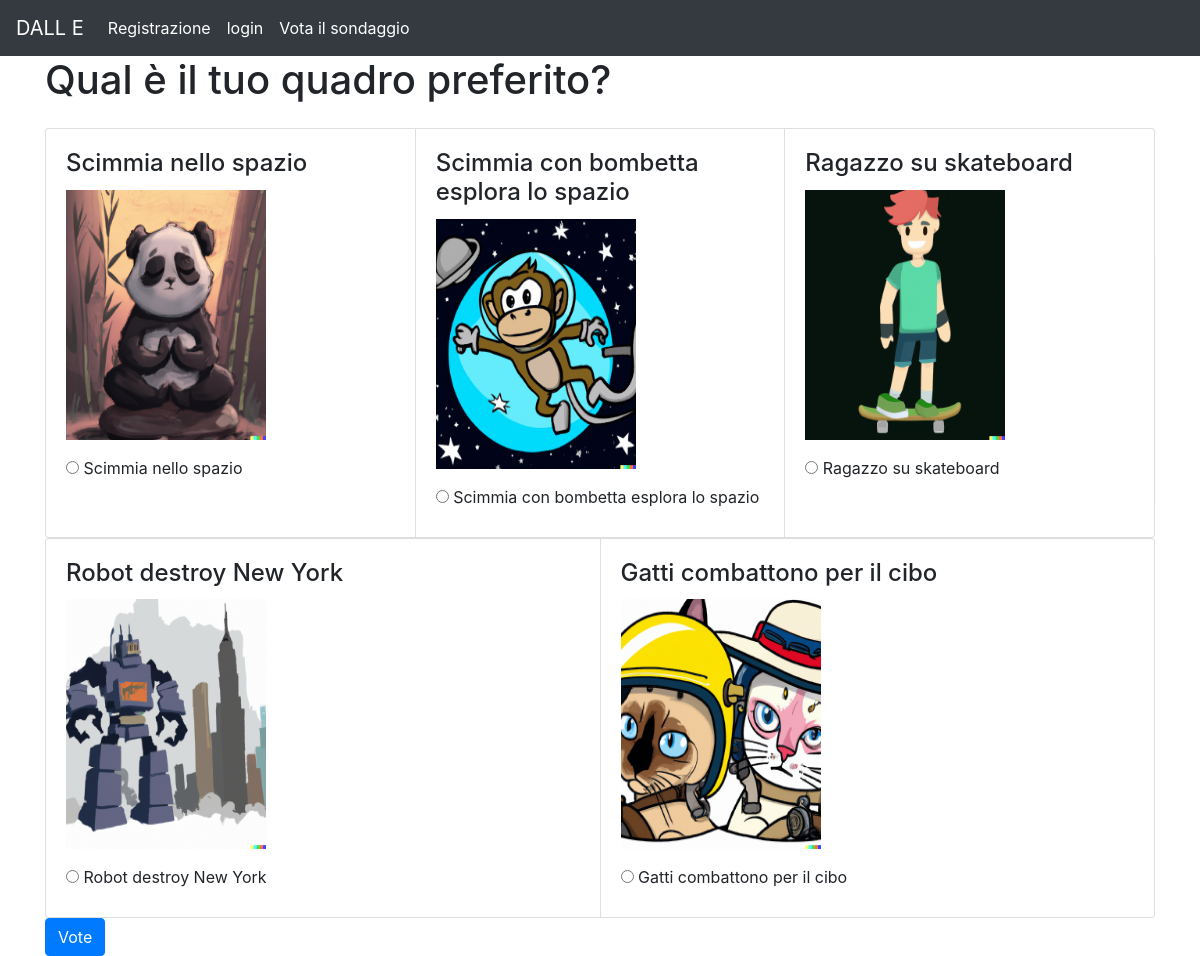
Screenshot of /3/ with the database file from the repository.
### prova/models.py (models this page shows, shortened)
class Question(models.Model):
    question_text = models.CharField(max_length=200)
    pub_date = models.DateTimeField('date published')

class Choice(models.Model):
    question = models.ForeignKey(Question, on_delete=models.CASCADE)
    choice_text = models.CharField(max_length=200)
    votes = models.IntegerField(default=0)
    header_image = models.ImageField(null=True, blank=True, upload_to="images/") #in questo modo posso avere quadri senza immagine senza avere problemi
    def __str__(self):  #questo mi serve perchè così se uso question.objects.all() mi fa uscire la domanda
        return self.choice_text

### prova/views.py (the view)
# urls.py: path('<int:question_id>/', views.detail, name='detail'),
def detail(request, question_id):
    question = get_object_or_404(Question, pk=question_id)
    return render(request, 'detail.html', {'question': question})

### prova/templates/detail.html (shortened to what this page needs)
{%  extends 'base.html' %}
{% block content %}
<form action="{% url 'vote' question.id %}" method="post" enctype="multipart/form-data" >
<fieldset>
    <legend><h1>{{ question.question_text }}</h1></legend>
<div class="card-group">
    {% for choice in question.choice_set.all %}
  <div class="card">
    <div class="card-body">
      <h4 class="card-title">{{ choice }} </h4>
        {%  if choice.header_image %}
        <img src="{{ choice.header_image.url }}" width="200" height="250" style="max-width:100%;">
     {%  else %}
      <img src="..." class="card-img" alt="...">
        {% endif %}
         <span style="width:100%;"> <input type="radio" name="choice" id="choice{{ forloop.counter }}" value="{{ choice.id }}">
        <label for="choice{{ forloop.counter }}">{{ choice.choice_text }}</label>
         </span>
    </div>
  </div>
        {% if forloop.counter|divisibleby:3 %}
            </div>
            <div class="card-group">
        {% endif %}
    {% endfor %}
</div>
</fieldset>
<input type="submit" value="Vote" class="btn btn-primary">
</form>
{% endblock %}

### prova/templates/base.html (shortened to what this page needs)
<!doctype html>
<html lang="en">
  <head>
    <link rel="stylesheet" href="https://cdn.jsdelivr.net/npm/bootstrap@4.4.1/dist/css/bootstrap.min.css">
  </head>
  <body>
<nav class="navbar navbar-expand-lg navbar-dark bg-dark">
  <a class="navbar-brand" href=" {%  url 'home' %}" >DALL E </a>
  <div class="collapse navbar-collapse" id="navbarSupportedContent">
    <ul class="navbar-nav mr-auto">
        {%  if user.is_authenticated %}
              <li class="nav-item active">   <a class="nav-link" href="{%  url 'nuovo_post' %}">Inserisci nuovo Post<span class="sr-only">(current)</span></a>
            </li>
          <li class="nav-item active">   <a class="nav-link" href="{%  url 'nuovo_atleta' %}">Inserisci nuovo quadro <span class="sr-only">(current)</span></a>
            </li>
             <li class="nav-item active">   <a class="nav-link" href="{%  url 'index' %}">Vota il sondaggio <span class="sr-only">(current)</span></a>
        <li class="nav-item active">   <a class="nav-link" href="{%  url 'logout' %}">logout <span class="sr-only">(current)</span></a> </li>
        {% else %}
            <li class="nav-item active">   <a class="nav-link" href="{%  url 'register' %}">Registrazione <span class="sr-only">(current)</span></a>
            </li>
            <li class="nav-item active">   <a class="nav-link" href="{%  url 'login' %}">login <span class="sr-only">(current)</span></a>
            </li>
             <li class="nav-item active">   <a class="nav-link" href="{%  url 'index' %}">Vota il sondaggio <span class="sr-only">(current)</span></a>
        {% endif %}
    </ul>
  </div>
</nav>
   <div class="container" >
    {%  block content %}
    {%  endblock %}
   </div>
  </body>
</html>

### rows the page displays
Question: question_text "Qual è il tuo quadro preferito?"
Choice: choice_text "Scimmia nello spazio", header_image (picture)
Choice: choice_text "Scimmia con bombetta esplora lo spazio", header_image (picture)
Choice: choice_text "Ragazzo su skateboard", header_image (picture)
Choice: choice_text "Robot destroy New York", header_image (picture)
Choice: choice_text "Gatti combattono per il cibo", header_image (picture)
